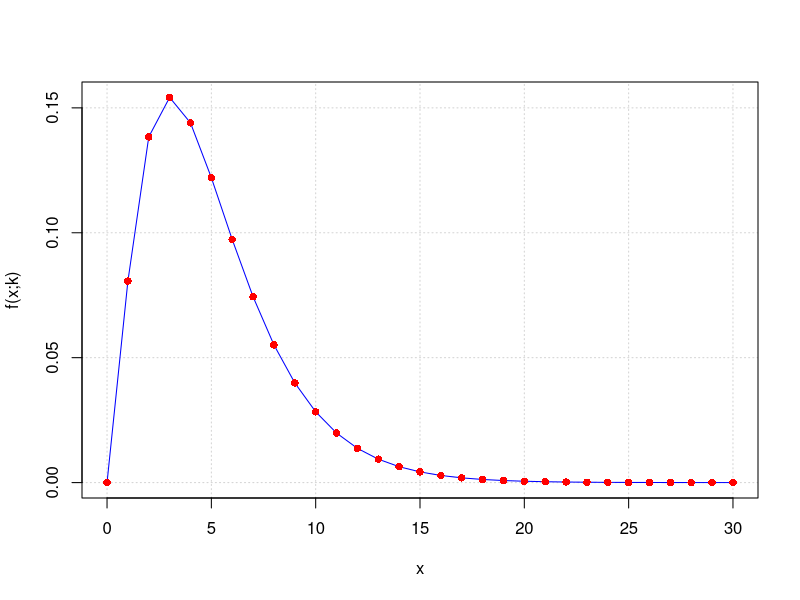
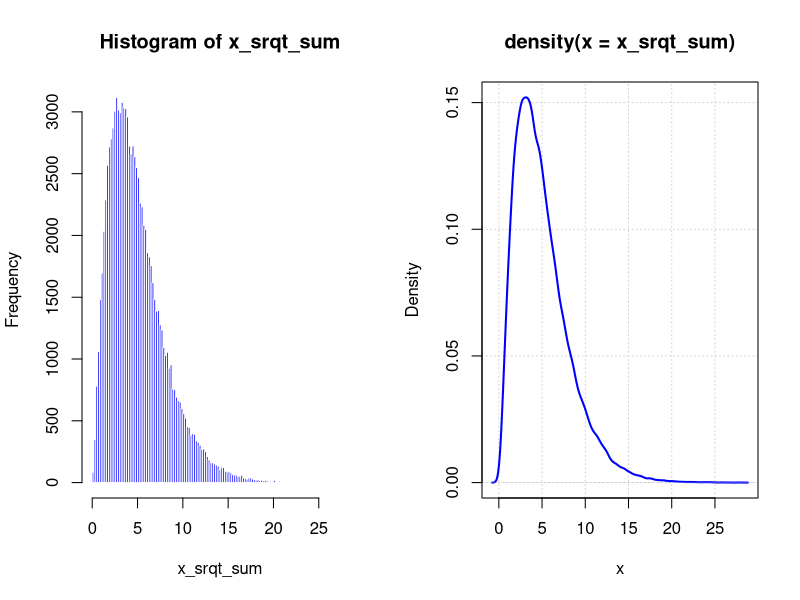
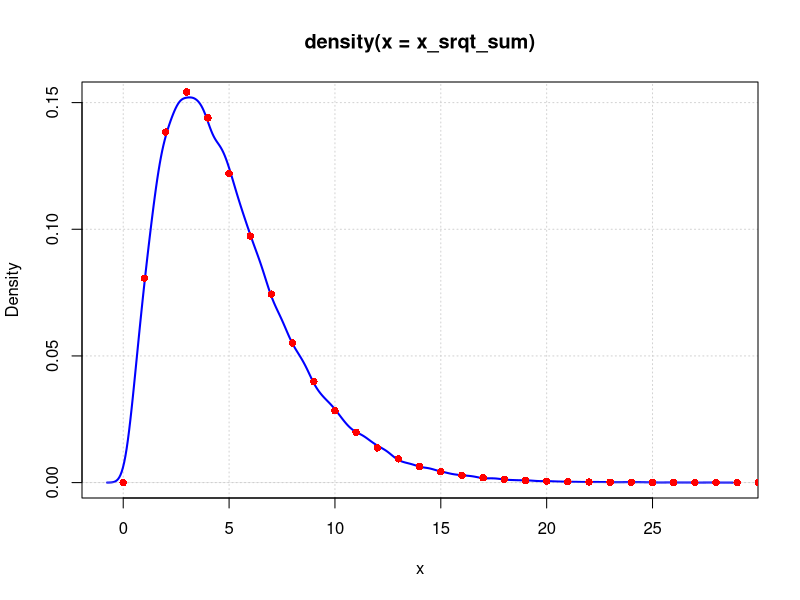
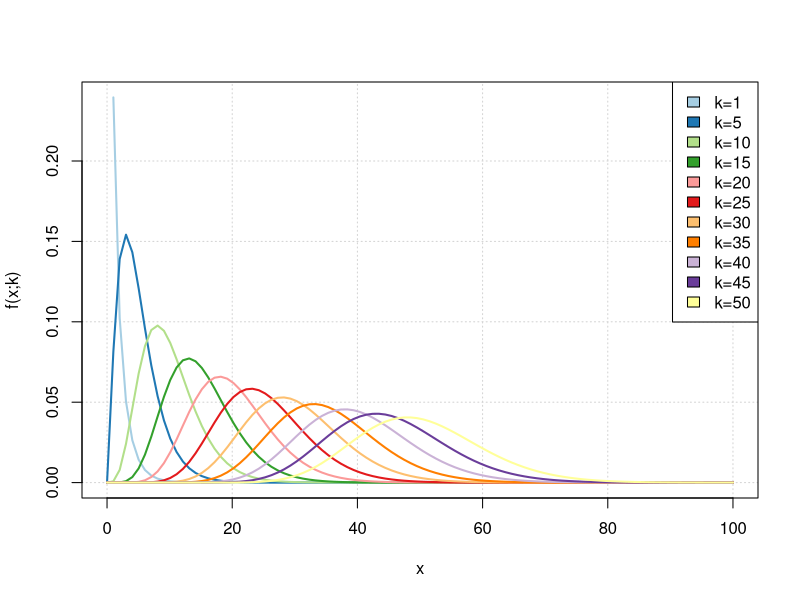

Here is the R script that generated these plots, in order:
## ---- chunk 1
k_val <- 5
x <- 0:30
denom = (2^(k_val/2)*gamma(k_val/2)) 
num = x^(k_val/2-1)*exp(-x/2)

plot(0:30, num/denom, 
     type="l",
     col="blue",
     panel.first = grid(),
     xlab="x",
     ylab="f(x;k)")
points(0:30,
       dchisq(0:30, df=k_val),
       col="red",
       lw=2,
       pch=16)
## ---- chunk 2
#-----------------------------------------------------------------------
# Using the replicate() function and the rnorm() function, create 100000 
# samples of size k_val taken from a 
# normal distribution with population mean 0 and standard deviation 1
#-----------------------------------------------------------------------
n <- 100000
x_val <- replicate(n, rnorm(5, mean = 0, sd = 1))

#-----------------------------------------------------------------------
# Using *colSums()*, compute, for each sample, the sum of the squares.
#-----------------------------------------------------------------------
x_srqt_sum <- colSums(x_val^2)
par(mfrow=c(1,2))

#-----------------------------------------------------------------------
# Draw the distribution of the obtained dataset.
#-----------------------------------------------------------------------

hist(x_srqt_sum, 
     col="blue", 
     border = "white", 
     breaks = 100)
plot(density(x_srqt_sum), 
     lwd=2, 
     col="blue", 
     panel.first=grid(),
     xlab="x")

#-----------------------------------------------------------------------
# Using the *dchisq* function, check that the obtained distribution is 
# well modeled by the $\chi^2$ distribution.
#-----------------------------------------------------------------------
par(mfrow=c(1,1))
plot(density(x_srqt_sum), 
     lwd=2, 
     col="blue", 
     panel.first=grid(),
     xlab="x")
points(0:30,
       dchisq(0:30, df=k_val),
       col="red",
       lw=2,
       pch=16)

## ---- chunk 3

## Create a color palette
if(!require(RColorBrewer)) install.packages('RColorBrewer')
color_pal <- brewer.pal(11, name = "Paired")


## Compute and draw density diagram of Chi-squared Distribution
# The values taken by k will be successively 1,5,15...50
k_val <- c(1, seq(5, 50, by=5))

# Draw a Chi-squared Distribution for k = 1
xlim <- c(0,100)
i = 1
plot(seq(xlim[1], xlim[2], length.out = 100), 
     dchisq(k_val[i], x=seq(xlim[1], xlim[2], length.out = 100)), 
     type="l", col= color_pal[i], 
     panel.first = grid(),
     lwd=2,
     xlab="x",
     ylab="f(x;k)"
     )

for(i in 2:length(k_val)){
  points(seq(xlim[1], xlim[2], length.out = 100), 
         dchisq(k_val[i], x=seq(xlim[1], xlim[2], length.out = 100)), 
         type="l", 
         col= color_pal[i],
         lwd=2)
}

legend("topright", 
       legend=paste("k=", k_val, sep=""), 
       fill=color_pal)
## ---- chunk 4
y <- c(30, 43, 17, 8, 2)
names(y) <- c("0", "1", "2", "3", "4")
## ---- chunk 5
## Compute the expected mean of the modeled Poisson distribution
mu <- sum(0:4*y/100)

## What is the expected the number of events associated to value $0,1...4$ under a Poisson model with lambda=mu
expected <- dpois(0:4, lambda = mu) * 100

## Compute the chi-squarred statistics.
chi_stat <- sum((y-expected)^2/expected)



